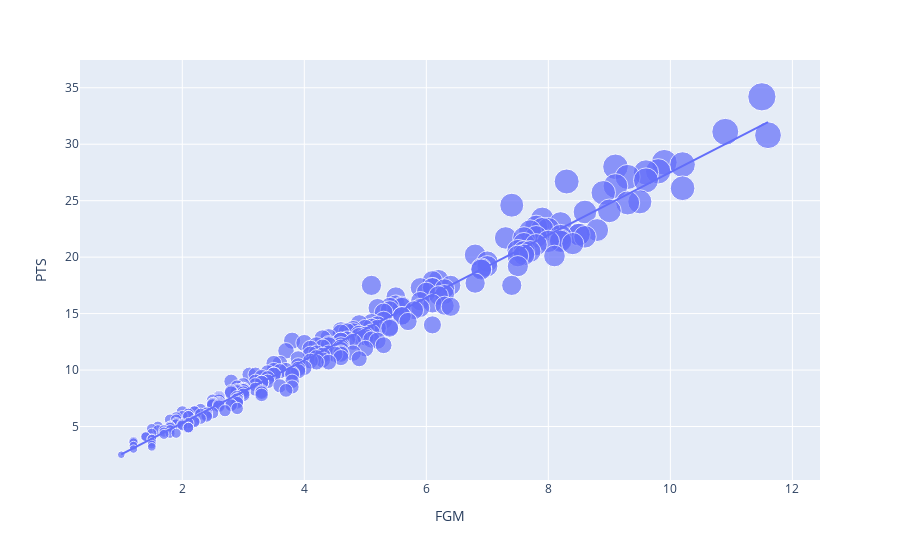

The notebook cell saved with this chart:
### Code cell
import plotly.express as px

# Visualize the relationship between Field Goals Made (FGM) and Points (PTS)
figure = px.scatter(data_frame=df, x='FGM', y='PTS', size='PTS', trendline='ols')
figure.show()

### Figure 1 — Plotly figure (JSON) as saved in the notebook; plotly's stock layout.template omitted (floating-point values rounded to 4 significant figures; data arrays with more than 128 entries replaced by an {"elided": "..."} marker saying what was removed)
{"data": [{"hovertemplate": "FGM=%{x}<br>PTS=%{marker.size}<extra></extra>", "legendgroup": "", "marker": {"color": "#636efa", "size": {"elided": "254 float values"}, "sizemode": "area", "sizeref": 0.0855, "symbol": "circle"}, "mode": "markers", "name": "", "orientation": "v", "showlegend": false, "type": "scatter", "x": {"elided": "254 float values"}, "xaxis": "x", "y": {"elided": "254 float values"}, "yaxis": "y"}, {"hovertemplate": "<b>OLS trendline</b><br>PTS = 2.77584 * FGM + -0.244977<br>R<sup>2</sup>=0.978298<br><br>FGM=%{x}<br>PTS=%{y} <b>(trend)</b><extra></extra>", "legendgroup": "", "marker": {"color": "#636efa", "symbol": "circle"}, "mode": "lines", "name": "", "showlegend": false, "type": "scatter", "x": {"elided": "254 float values"}, "xaxis": "x", "y": {"elided": "254 float values"}, "yaxis": "y"}], "layout": {"autosize": true, "legend": {"itemsizing": "constant", "tracegroupgap": 0}, "margin": {"t": 60}, "xaxis": {"anchor": "y", "autorange": true, "domain": [0, 1], "range": [0.3476, 12.38], "title": {"text": "FGM"}, "type": "linear"}, "yaxis": {"anchor": "x", "autorange": true, "domain": [0, 1], "range": [-0.2216, 38.98], "title": {"text": "PTS"}, "type": "linear"}}}
